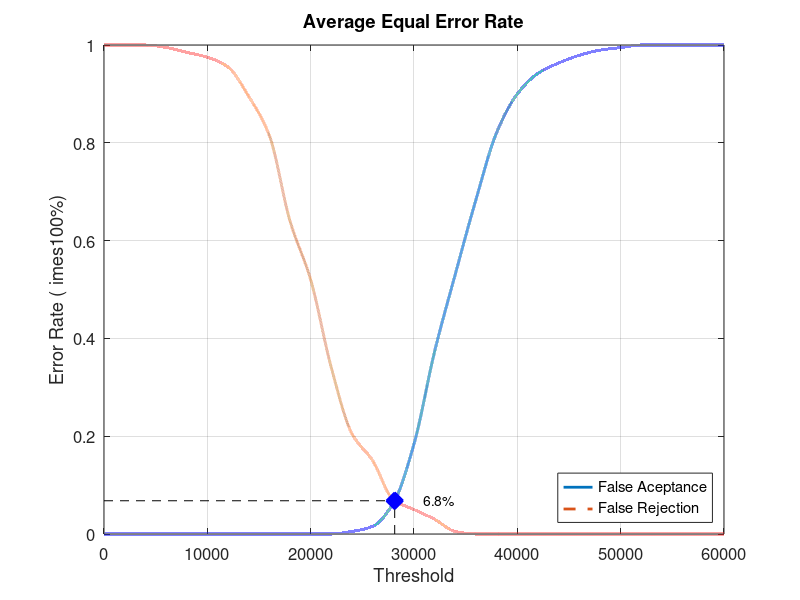
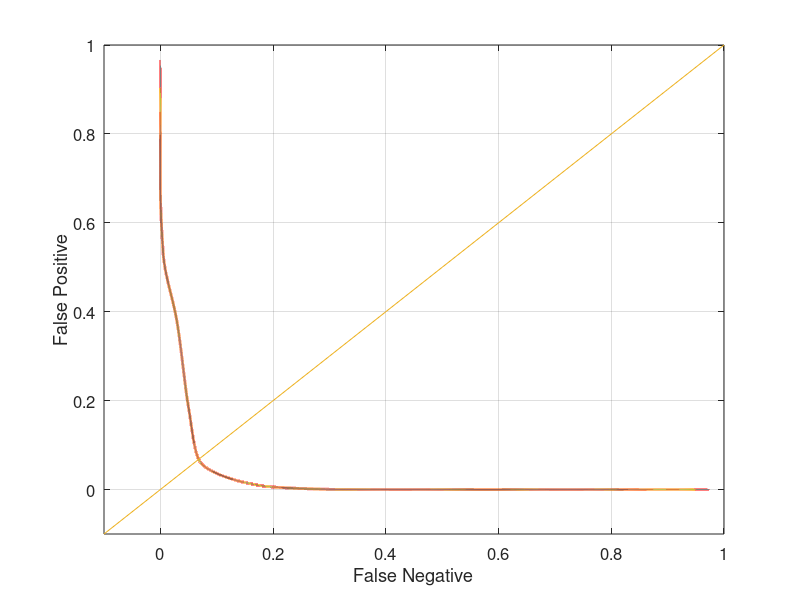

The MATLAB source for these figures, in order:
close all;
clear;
clc;
x = 0:2000:60000;
xq = 0:0.5:60000;

y0 = [0 0 0 0 0 0 0 0 0 0 0 0 0.00526316 0.0157895 0.0631579 0.184211 0.373684 0.531579 0.684211 0.821053 0.9 0.942105 0.963158 0.978947 0.989474 0.994737 1 1 1 1 1]
yy0 = interp1(x, y0, xq, 'pchip');
y1 = [1 1 1 0.995 0.985 0.975 0.955 0.895 0.815 0.64 0.52 0.34 0.205 0.15 0.07 0.05 0.03 0.005 0 0 0 0 0 0 0 0 0 0 0 0 0]
yy1 = interp1(x, y1, xq, 'pchip');

% Calculating EER: 
y2 = abs(y0 - y1);
find(y2 == min(y2))
yy2 = abs(yy0 - yy1);
xEER = find(yy2 == min(yy2));
xEERIndex = xq(xEER) % X-axis EER
yEER = yy0(xEER) % Y-axis EER

main = figure
plot(xq, yy0,'-','LineWidth', 2);	hold on
plot(xq, yy1,'--','LineWidth', 2);	hold on
plot([xEERIndex xEERIndex], [0 yEER], 'k--');	hold on
plot([0 xEERIndex], [yEER yEER], 'k--');	hold on
plot(xEERIndex, yEER, 'bx', 'LineWidth', 10);	hold on
text(xEERIndex + 10 * xEERIndex / 100, yEER, [num2str(round((10000 * yEER)) / 100) '%'])
legend('False Aceptance', 'False Rejection', 'Location', 'SouthEast')
xlabel('Threshold')
ylabel('Error Rate (	imes100%)')
title('Average Equal Error Rate')
set(gca, 'FontSize', 12)
axis([0 60000 0 1])
grid on

print(main, 'Database5_2Main', '-dpng');
FNRxFPR = figure('Color', [1 1 1]);
plot(yy1, yy0, '-', yy1, yy0, 'LineWidth', 2);
hold on
y = -0.1:0.1:1
plot(y, y); 
set(gca, 'FontSize', 12)
xlabel('False Negative')
ylabel('False Positive')
axis([-0.1 1 -0.1 1])
set(gca, 'FontSize', 12)
grid on

print(FNRxFPR, 'Database5_2FNRxFPR','-dpng');
